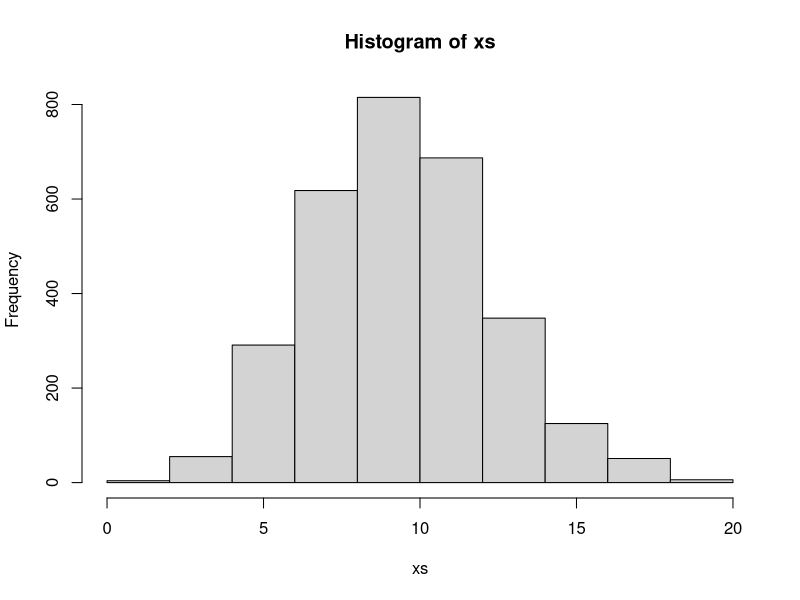

Generate this figure with R:
library( readr )
data <- read.csv("./Asg4Q3.csv", header = TRUE ) #sample
#View(data) 
set.seed(123) #for making replication of results

xs <- c(data$x) #The sample drawn from population
hist(xs)
n = length(xs)
zcompute <- function(element){
  ifelse(element<=10,1,0)
}
zi <- zcompute(xs)

p = sum(zi)/n
sprintf("Sample proportion: %f",p)
s = sqrt(n/(n-1)*p*(1-p))
sprintf("Sample SD: %f",s)

confidence_level = 0.95
alpha = 1-confidence_level

z = qnorm(1-alpha/2)
CI_lower = p - z*s/sqrt(n)
CI_upper = p + z*s/sqrt(n)

sprintf("Confidence Interval around proportion p: [%f,%f]",CI_lower,CI_upper)